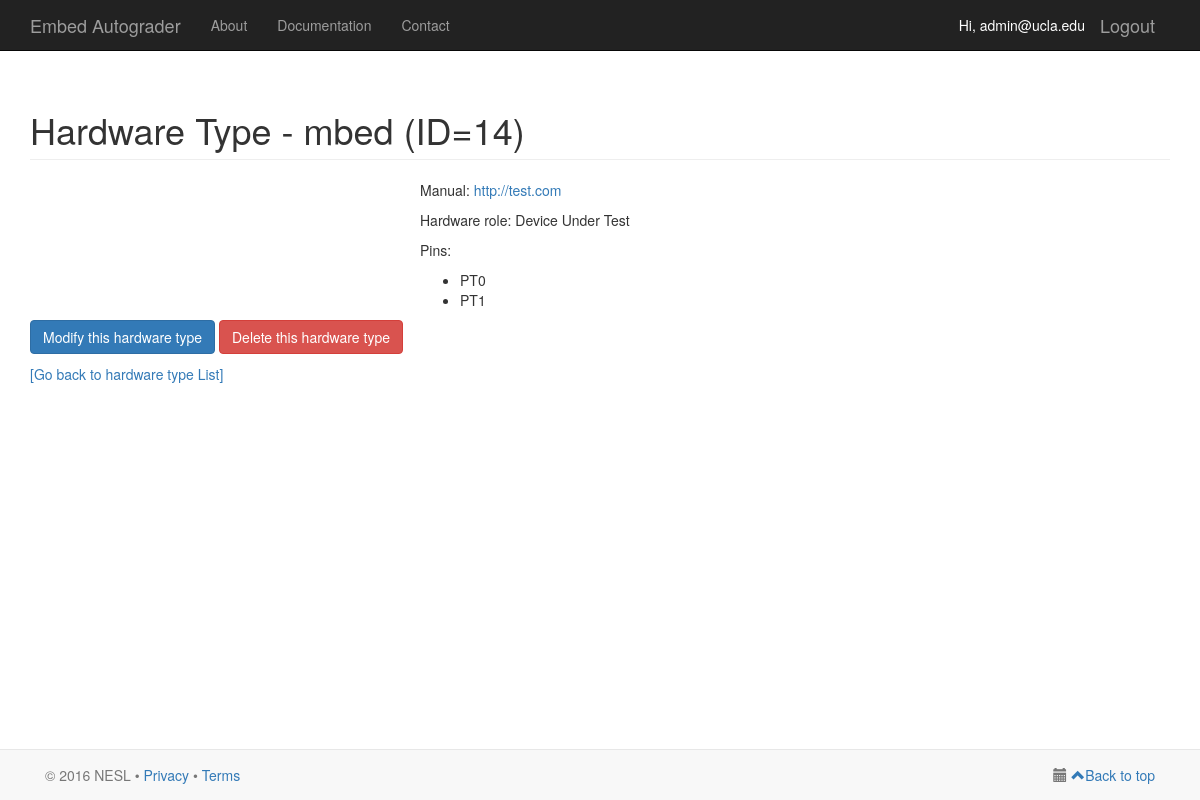
The app's page /hardware-type/14/ (signed in), older data.
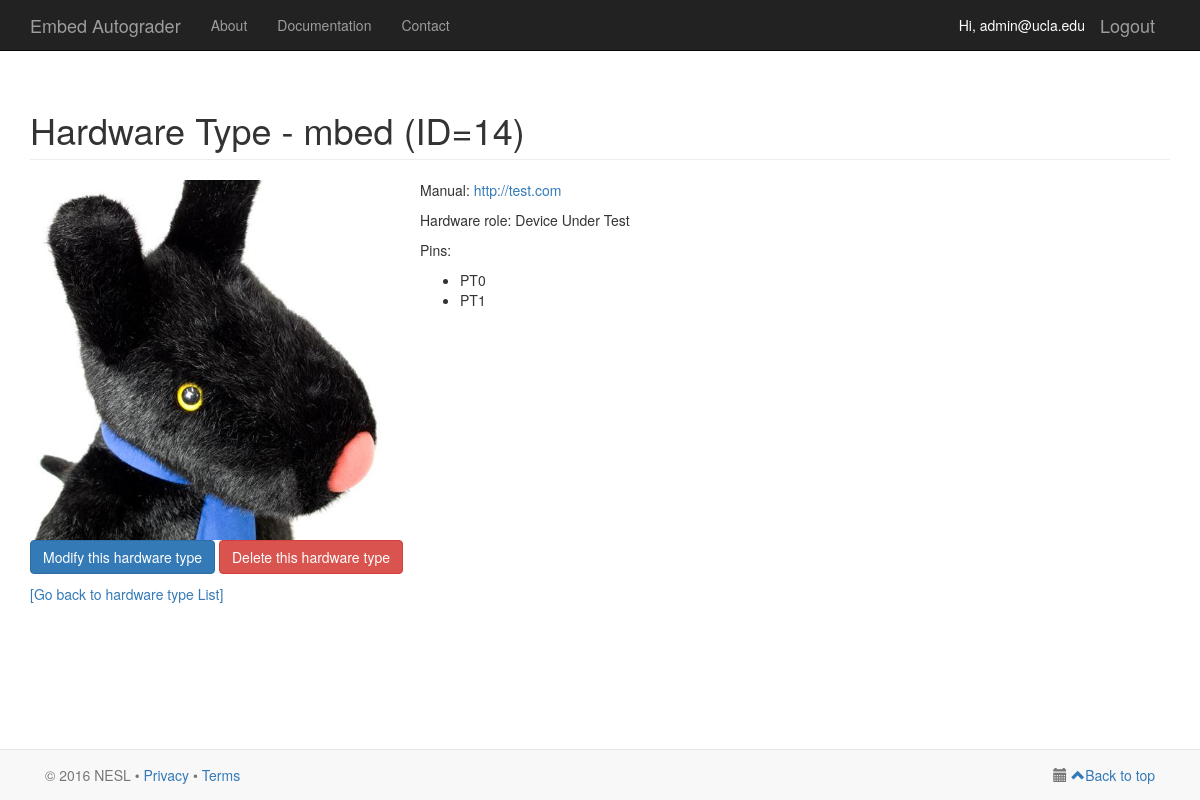
The same page, newer data.
### serapis/models.py (models this page shows)
class HardwareType(models.Model):
    HARDWARE_ENGINE = 0
    DEVICE_UNDER_TEST = 1
    HARDWARE_ROLES = (
        (HARDWARE_ENGINE, 'Hardware Engine'),
        (DEVICE_UNDER_TEST, 'Device Under Test'),
    )
    name = models.CharField(max_length=50)
    pinout = models.FileField(upload_to='uploaded_files')
    link_to_manual = models.URLField()
    hardware_role = models.IntegerField(choices=HARDWARE_ROLES)

### serapis/views.py (the view)
# urls.py: url(r'^hardware-type/([0-9]+)/$', views.hardware_type, name='hardware-type'),
@login_required(login_url='/login/')
def hardware_type(request, hardware_type_id):
    username = request.user
    user = User.objects.filter(username=username)[0]
    user_profile = UserProfile.objects.filter(user=user)[0]
    if not user_profile.user_role == user_profile.ROLE_SUPER_USER and not user_profile.user_role == user_profile.ROLE_INSTRUCTOR and not user_profile.user_role == user_profile.ROLE_TA:
        return HttpResponse("Not enough privilege")
    hardware_type_list = HardwareType.objects.filter(id=hardware_type_id)
    if not hardware_type_list:
        return HttpResponse("Hardware type cannot be found")
    hardware_type = hardware_type_list[0]
    hardware_type_pins = HardwareTypePin.objects.filter(hardware_type=hardware_type)
    template_context = {
            'myuser': request.user,
            'user_profile': user_profile,
            'hardware_type': hardware_type,
            'hardware_type_pins': hardware_type_pins
    }
    return render(request, 'serapis/hardware_type.html', template_context)

### serapis/templates/serapis/hardware_type.html (shortened to what this page needs)
{% extends 'serapis/base.html' %}
{% load staticfiles %}
{% block content %}
    <div class="container">
        <h1 class="page-header">Hardware Type - {{ hardware_type.name }} (ID={{ hardware_type.id }})</h1>
        <div class="row">
            <div class="col-lg-4">
                <img src="{{ MEDIA_URL }}{{ hardware_type.pinout.url }}" style="width:100%" alt="" />
            </div>
            <div class="col-lg-8">
                <p>Manual: <a href="{{ hardware_type.link_to_manual }}">{{ hardware_type.link_to_manual }}</a></p>
                <p>Hardware role: {{ hardware_type.get_hardware_role_display }}</p>
                {% if hardware_type_pins %}
                    <p>Pins:</p>
                    <ul>
                        {% for pin in hardware_type_pins %}
                            <li>{{ pin.pin_name }}</a></li>
                        {% endfor %}
                    </ul>
                {% endif %}
            </div>
        </div>
        <p>
            <a href="{% url 'modify-hardware-type' hardware_type.id %}" class="btn btn-primary">Modify this hardware type</a>
            <a href="#" class="btn btn-danger">Delete this hardware type</a>
        </p>
        <p>
            <a href="{% url 'hardware-type-list' %}">[Go back to hardware type List]</a>
        </p>
    </div>
{% endblock %}

Row changes from the older to the newer data that the page shows:
changed HardwareType "mbed": pinout: picture added
